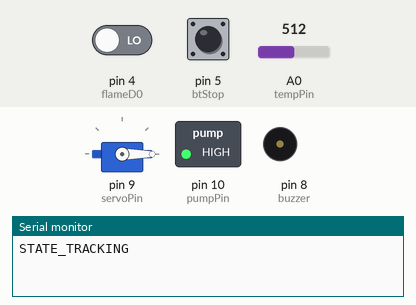
The sketch below on a simulated Arduino Uno, built with avr-gcc and run on an emulated ATmega328P. Parts: servo, switched loads named in the sketch (green lamp = pin HIGH), buzzer (waves = sounding, pin HIGH), the last lines printed to the serial monitor. The test bench sets the inputs (shaded band); at power-on: pin 4 (flameD0) LOW, A0 (tempPin) = 512, pin 5 (btStop) HIGH.

Above: at 0.8 s.
0.9 s: pin 4 (flameD0) driven HIGH
2.4 s: A0 (tempPin) set to 646
At 4.4 s:
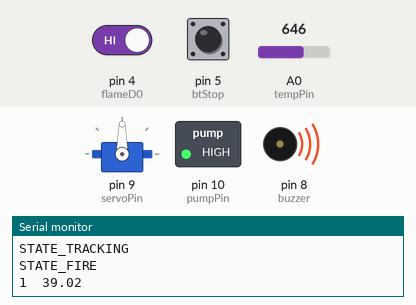
5.4 s: A0 (tempPin) set to 671
At 5.7 s:
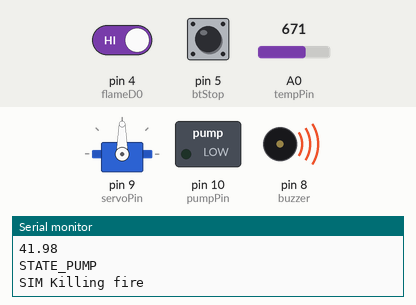
Timing chart, 0 to 8.4 s (numbered marks = the images above; inputs shaded):
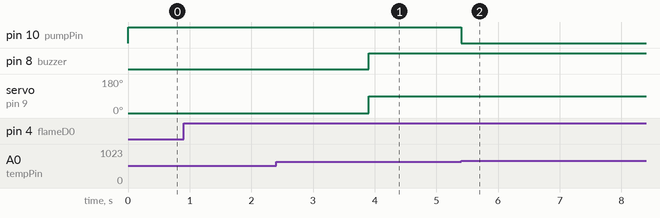

The sketch:

flame_alarm.ino
```cpp
/*
   Alarm fire

*/
#include <Servo.h>
Servo servo;

#define STATE_STARTUP 0
#define STATE_TRACKING 1
#define STATE_FIRE 2
#define STATE_CHECKFIRE 3
#define STATE_PUMP 4
byte currentState = STATE_STARTUP;

int flameD0 = 4;
int btStop = 5;
int tempPin = A0;
int buzzer = 8;
int servoPin = 9;
int pumpPin = 10;

//for temp ntc b3950
int Vo;
float R1 = 10000;
float logR2, R2, T, temp;
float c1 = 1.009249522e-03, c2 = 2.378405444e-04, c3 = 2.019202697e-07;
float tempFire = 40;
//for servo
int servoPos1 = 0;
int servoPos2 = 90;

void setup() {
  // put your setup code here, to run once:
  Serial.begin(9600);

  servo.attach(servoPin);

  pinMode(flameD0, INPUT);
  pinMode(btStop, INPUT_PULLUP);
  pinMode(buzzer, OUTPUT);
  pinMode(pumpPin, OUTPUT);
  pinMode(servoPin, OUTPUT);
  pinMode(tempPin, INPUT);

  digitalWrite(buzzer, LOW);
  digitalWrite(pumpPin, HIGH);
  servo.write(servoPos1);

  updateState(STATE_TRACKING);
}

void loop() {
  // put your main code here, to run repeatedly:

}

// ------state machine---------------------
void updateState(byte aState)
{
  if (aState == currentState)
  {
    return;
  }

  // do state change
  switch (aState)
  {
    case STATE_STARTUP:
      Serial.println("STATE_STARTUP");
      break;
    case STATE_TRACKING:
      Serial.println("STATE_TRACKING");
      tracking();
      break;
    case STATE_FIRE:
      Serial.println("STATE_FIRE");
      fire();
      break;
    case STATE_CHECKFIRE:
      Serial.println("STATE_CHECKFIRE");
      checkfire();
      break;
    case STATE_PUMP:
      Serial.println("STATE_PUMP");
      pump();
      break;
  }

  currentState = aState;
}
//--------------------------------
void tracking() {
  digitalWrite(buzzer, LOW);
  servo.write(servoPos1);
  while (true) {
    if (digitalRead(flameD0) == 1) {
      updateState(STATE_FIRE);
      break;
    }
  }
}
void fire() {
  long t = millis();
  while (millis() - t < 3000) {}
  temp = get_temp();
  Serial.print(digitalRead(flameD0));
  Serial.print("\t");
  Serial.println(temp);
  if ( digitalRead(flameD0) == 1) {
    servo.write(servoPos2);
    digitalWrite(buzzer, HIGH);
    delay(1000);
    updateState(STATE_CHECKFIRE);
  } else {
    updateState(STATE_TRACKING);
  }
  if (temp > tempFire)  {
    updateState(STATE_PUMP);
  }
}

void checkfire() {
  long t = millis();
  while (millis() - t < 10000) {
    temp = get_temp();

    if (temp > tempFire)  {
      Serial.println(temp);
      updateState(STATE_PUMP);
      break;
    }
    if (digitalRead(btStop) == 0) {
      updateState(STATE_TRACKING);
      break;
    }
  }
  if ( digitalRead(flameD0) == 1) {
    //warning to SIM
    Serial.println("SIM WARNING FIRE");
  }
  while (millis() - t < 15000) {
    temp = get_temp();
    //    Serial.println(temp);
    if (temp > tempFire)  {
      Serial.println(temp);
      updateState(STATE_PUMP);
      break;
    }
    if (digitalRead(btStop) == 0) {
      updateState(STATE_TRACKING);
      break;
    }
  }
  Serial.println("SIM not fire");
  servo.write(servoPos1);
  delay(1000);
  updateState(STATE_TRACKING);
}

void pump() {
  Serial.println("SIM Killing fire");
//  senMsg("SIM Killing fire");
  while (temp > tempFire || digitalRead(flameD0) == 1) {
    temp = get_temp();
    digitalWrite(pumpPin, LOW);
  }
  digitalWrite(pumpPin, HIGH);
  Serial.println("SIM Kill fire done");
  Serial.println(temp);
  delay(1000);
  updateState(STATE_TRACKING);
}

float get_temp() {
  Vo = analogRead(tempPin);
  R2 = R1 * (1023.0 / (float)Vo - 1.0);
  logR2 = log(R2);
  T = (1.0 / (c1 + c2 * logR2 + c3 * logR2 * logR2 * logR2));
  return T - 273.15; //độ C
}
```

Measured:
- the behaviour switches between 654 and 655 on A0 (tempPin) (found by bisection; images 1 and 2)
- after the input at 5.4 s, pin 10 (pumpPin): HIGH → LOW at once
